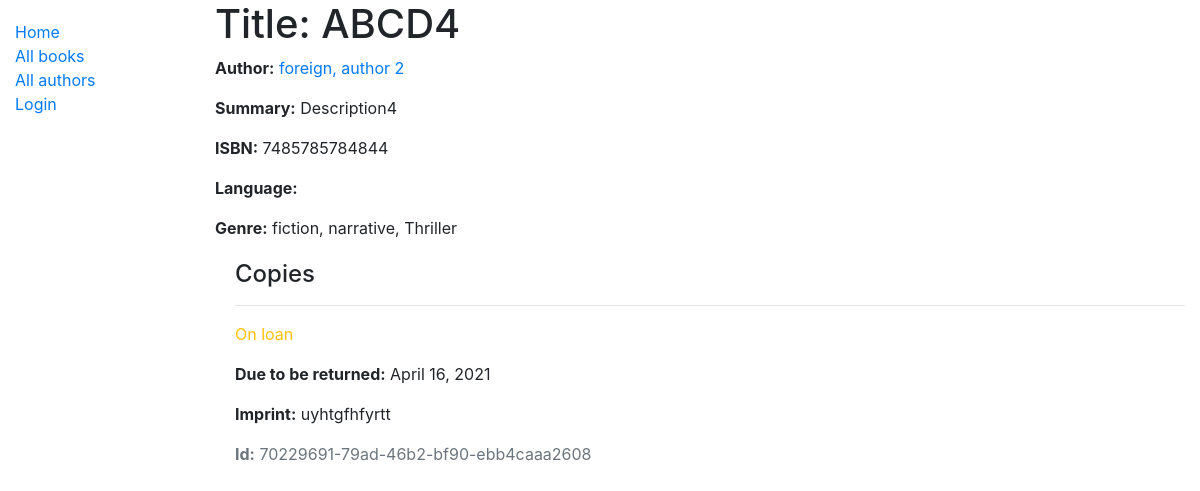
The app's page /catalog/book/4 with its own data.
### catalog/models.py (models this page shows, shortened)
class Book(models.Model):
    title = models.CharField(max_length=200)
    author = models.ForeignKey('Author', on_delete=models.SET_NULL, null=True)
    summary = models.TextField(max_length=1000, help_text='Enter a brief description of the book')
    isbn = models.CharField('ISBN', max_length=13, unique=True,
                             help_text='13 Character <a href="https://www.isbn-international.org/content/what-isbn">ISBN number</a>')
    genre = models.ManyToManyField(Genre, help_text='Select a genre for this book')
    def display_genre(self):
        """Create a string for the Genre. This is required to display genre in Admin."""
        return ', '.join(genre.name for genre in self.genre.all()[:3])
    class Meta:
        ordering = ['title']
    display_genre.short_description = 'Genre'

class Author(models.Model):
    first_name = models.CharField(max_length=100)
    last_name = models.CharField(max_length=100)
    date_of_birth = models.DateField(null=True, blank=True)
    date_of_death = models.DateField('Died', null=True, blank=True)
    class Meta:
        ordering = ['last_name', 'first_name']
    def __str__(self):
        return f'{self.last_name}, {self.first_name}'

class Genre(models.Model):
    name = models.CharField(max_length=200, help_text='Enter a book genre (e.g. Science Fiction)')
    def __str__(self):
        return self.name

class BookInstance(models.Model):
    id = models.UUIDField(primary_key=True, default=uuid.uuid4, help_text='Unique ID for this particular book across whole library')
    book = models.ForeignKey('Book', on_delete=models.RESTRICT, null=True)
    imprint = models.CharField(max_length=200)
    due_back = models.DateField(null=True, blank=True)
    LOAN_STATUS = (
        ('m', 'Maintenance'),
        ('o', 'On loan'),
        ('a', 'Available'),
        ('r', 'Reserved'),
    )
    status = models.CharField(
        max_length=1,
        choices=LOAN_STATUS,
        blank=True,
        default='m',
        help_text='Book availability',
    )
    borrower = models.ForeignKey(User, on_delete=models.SET_NULL, null=True, blank=True)
    class Meta:
        ordering = ['due_back']

### catalog/views.py (the view)
# urls.py: path('book/<int:pk>', views.BookDetailView.as_view(), name='book-detail'),
class BookDetailView(generic.DetailView):
    model = Book

### catalog/templates/catalog/book_detail.html
{% extends "base_generic.html" %}
{% block content %}
  <h1>Title: {{ book.title }}</h1>
  <p><strong>Author:</strong> <a href="">{{ book.author }}</a></p>
  <p><strong>Summary:</strong> {{ book.summary }}</p>
  <p><strong>ISBN:</strong> {{ book.isbn }}</p>
  <p><strong>Language:</strong> {{ book.language }}</p>
  <p><strong>Genre:</strong> {{ book.genre.all|join:", " }}</p>
  <div style="margin-left:20px;margin-top:20px">
    <h4>Copies</h4>
    {% for copy in book.bookinstance_set.all %}
      <hr>
      <p class="{% if copy.status == 'a' %}text-success{% elif copy.status == 'm' %}text-danger{% else %}text-warning{% endif %}">
        {{ copy.get_status_display }}
      </p>
      {% if copy.status != 'a' %}
        <p><strong>Due to be returned:</strong> {{ copy.due_back }}</p>
      {% endif %}
      <p><strong>Imprint:</strong> {{ copy.imprint }}</p>
      <p class="text-muted"><strong>Id:</strong> {{ copy.id }}</p>
    {% endfor %}
  </div>
{% endblock %}

### records on screen
Book: title "ABCD4", author "foreign, author 2", summary "Description4", isbn "7485785784844", genre.all "fiction, narrative, Thriller"
BookInstance: status "On loan", due_back "April 16, 2021", imprint "uyhtgfhfyrtt", id "70229691-79ad-46b2-bf90-ebb4caaa2608"
